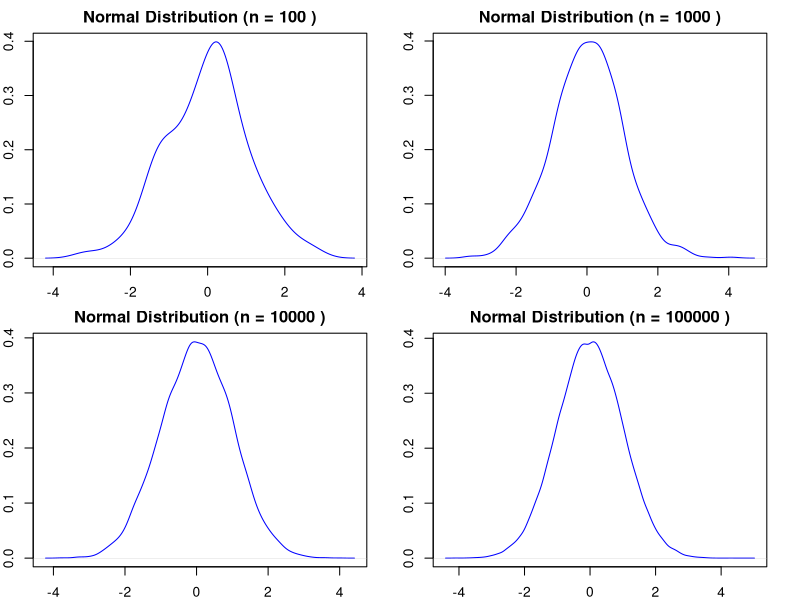
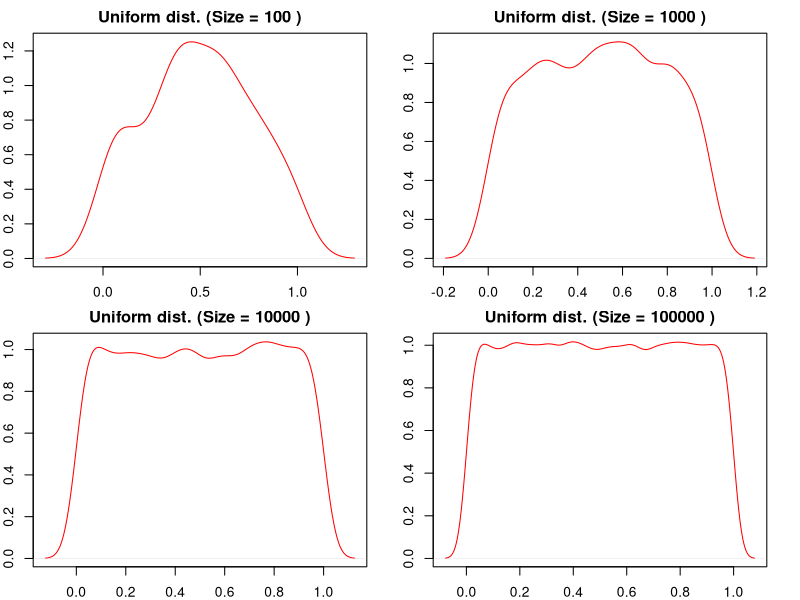
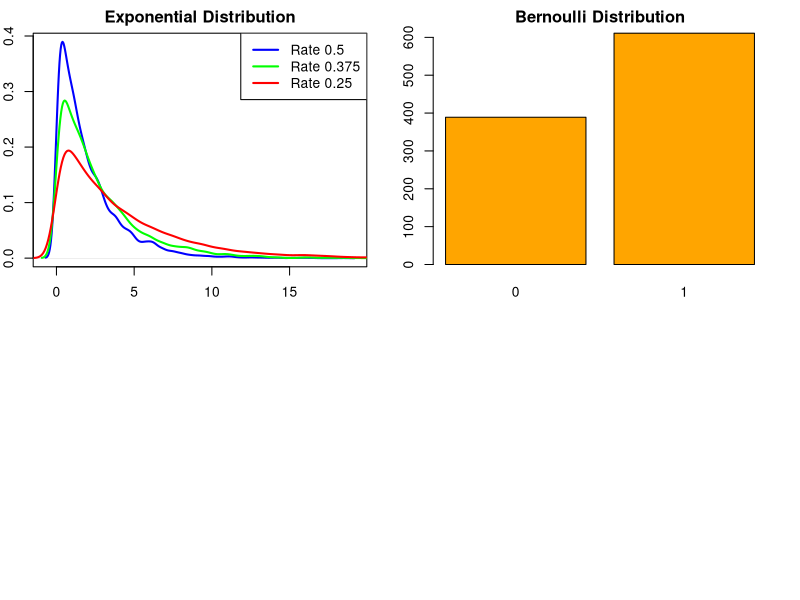
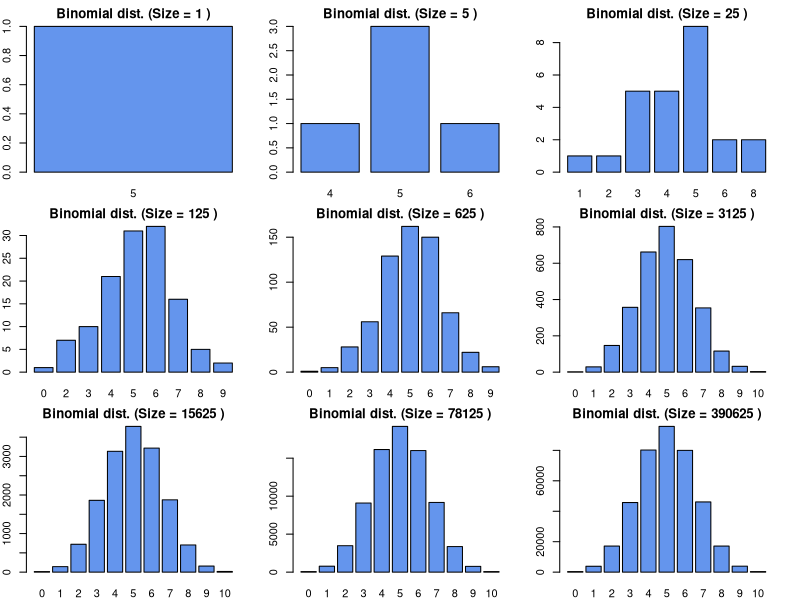
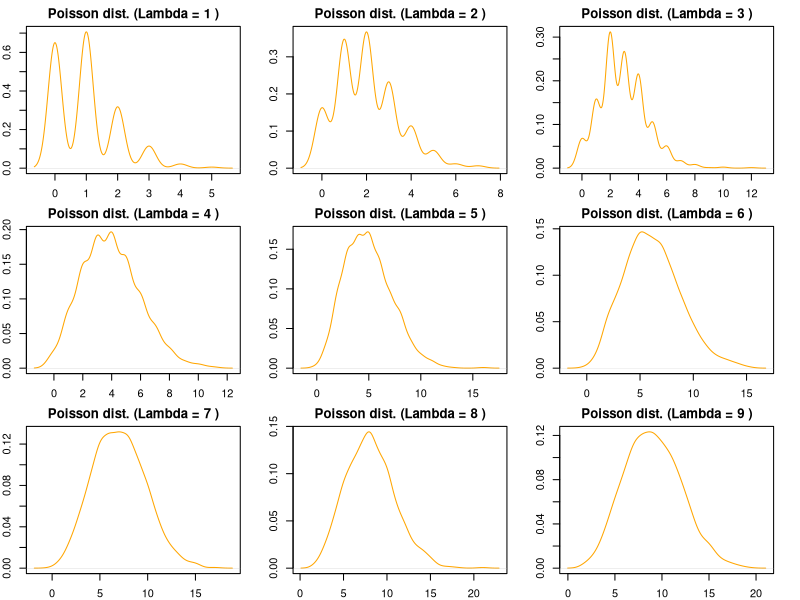
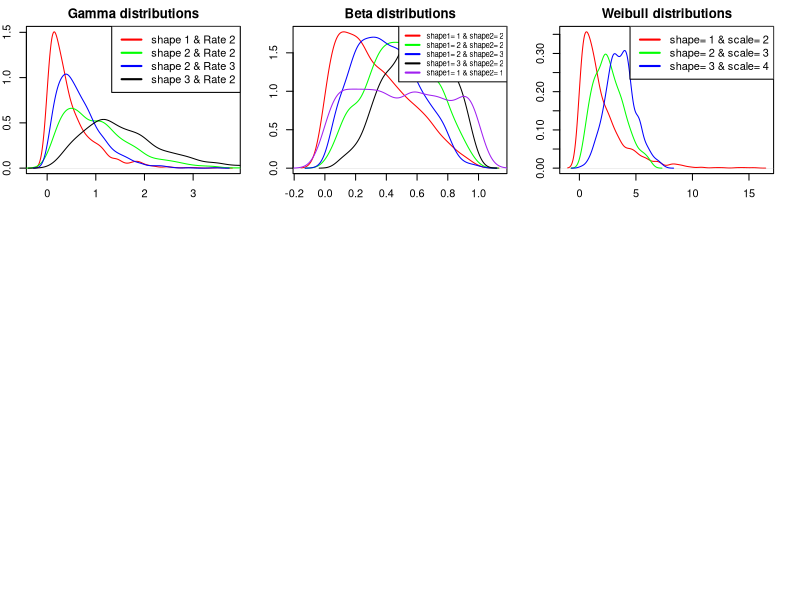
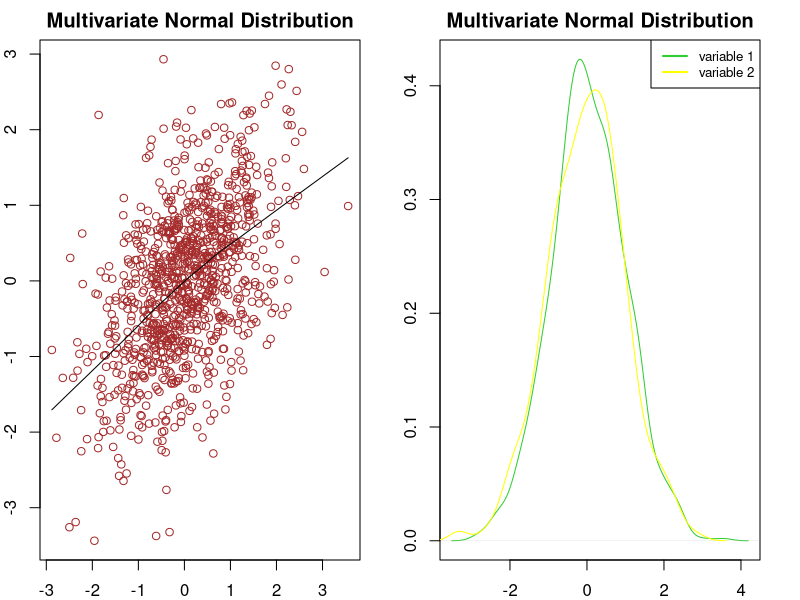
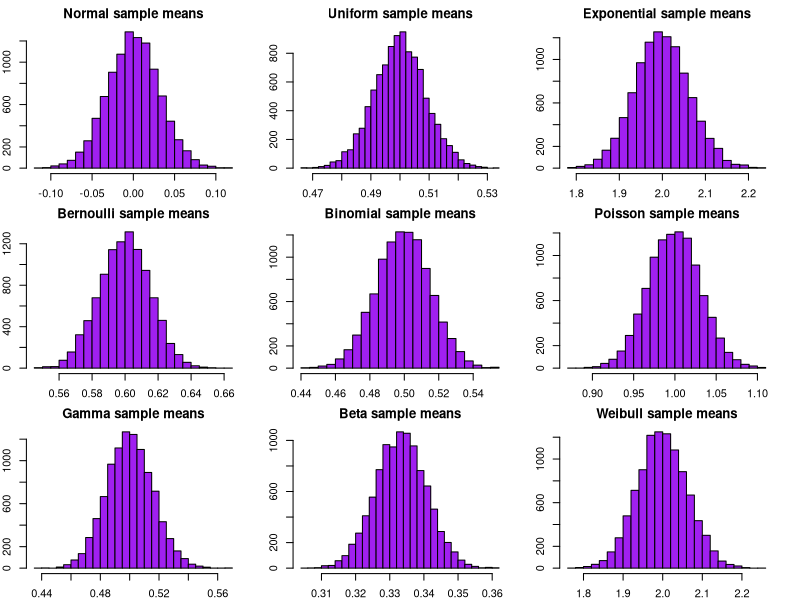

The R script that drew these images, in order:
## ---- chunk 1
knitr::opts_chunk$set(collapse = TRUE, fig.show = 'all', options(scipen = 999))
## ---- chunk 2
#set the random number generator seed for reproducible results
set.seed(111)
#create a 2 by 2 grid of plots
par(mar=c(2,2,2,2), mfrow = c(2, 2))
#generate data from the standard normal distribution with different sample sizes
sample_sizes <- c(100, 1000, 10000, 100000)
for (size in sample_sizes) {
  data <- rnorm(size, mean = 0, sd = 1)
  #create a density plot for each sample size
  plot(density(data), col = "blue", 
       main = paste("Normal Distribution (n =", size, ")"))}
## ---- chunk 3
rm(list=ls())#clear the workspace(incase we reuse variable names)
#generate data from a uniform distribution
set.seed(111)
minu <- 0
maxu <- 1
sizes <- c(100, 1000, 10000, 100000)
par(mar=c(2,2,2,2),mfrow=c(2,2))
for (i in 1:length(sizes)) {
  size <- sizes[i]
    #generate data from the binomial distribution
  datau <- runif(size, minu, maxu)
  #create a bar chart
  plot(density(datau), main = paste("Uniform dist. (Size =", size, ")"),
       col = "red")}
## ---- chunk 4
rm(list=ls())
#generate data from exponential distributions with different rates of decay
set.seed(111)
data_rate_0.5 <- rexp(10000, rate = 0.5)
data_rate_0.375 <- rexp(10000, rate = 0.375)
data_rate_0.25 <- rexp(10000, rate = 0.25)
#create a plot with density lines
#resize plotting window
par(mar=c(2,2,2,2))
plot(density(data_rate_0.5), col = "blue", lwd = 2, main = "Exponential Distribution", xlab = "Values", ylab = "Density")
lines(density(data_rate_0.375), col = "green", lwd = 2)
lines(density(data_rate_0.25), col = "red", lwd = 2)
legend("topright", legend = c("Rate 0.5", "Rate 0.375", "Rate 0.25"), col = c("blue", "green", "red"), lwd = 2)
## ---- chunk 5
rm(list=ls())
#generate data from a Bernoulli distribution
set.seed(111)
data <- rbinom(1000, size = 1, prob = 0.6)
#create a bar plot
barplot(table(data), col = "orange", 
        main = "Bernoulli Distribution")
## ---- chunk 6
rm(list=ls())
#set the seed for reproducible results
set.seed(111)
#define the fixed parameters
n <- 10          #number of trials (fixed)
p <- 0.5         #probability of success (fixed)
sizes <- c(1,5,25,125,625,3125,15625,78125,390625)#different number of observations
#create a 3x3 grid for the plots
par(mar=c(2,2,2,2), mfrow = c(3, 3))
#loop over the different sizes
for (i in 1:length(sizes)) {
  size <- sizes[i]
    #generate data from the binomial distribution
  data <- rbinom(size, n, p)
    #create a bar chart
  barplot(table(data), main = paste("Binomial dist. (Size =", size, ")"),
          xlab = "Number of Successes", 
          ylab = "Frequency", col = "cornflowerblue")}

## ---- chunk 7
rm(list=ls())
#set the seed for reproducible results
set.seed(111)
# Define the lambda values
lambdas <- c(1, 2, 3, 4, 5, 6, 7, 8, 9)
#create a 3x3 grid for the plots
par(mar=c(2,2,2,2), mfrow = c(3, 3))
# Loop over different lambda values
for (i in 1:length(lambdas)) {
  lambda <- lambdas[i]
  # Generate data from the Poisson distribution
  data <- rpois(1000, lambda = lambda)
  # Create a density plot
  plot(density(data), col = "orange", 
          main = paste("Poisson dist. (Lambda =", lambda, ")"),
          xlab = "Values", ylab = "Density")
}
## ---- chunk 8
rm(list=ls())
#set the seed for reproducible results
set.seed(111)
data_1 <- rgamma(1000, shape = 1, rate = 2)
data_2 <- rgamma(1000, shape = 2, rate = 2)
data_3 <- rgamma(1000, shape = 2, rate = 3)
data_4 <- rgamma(1000, shape = 3, rate = 2)
#create density plots
plot(density(data_1), col = "red", main = "Gamma distributions")
lines(density(data_2), col="green")
lines(density(data_3), col="blue")
lines(density(data_4), col="black")
legend("topright", legend = c("shape 1 & Rate 2",
                              "shape 2 & Rate 2",
                              "shape 2 & Rate 3",
                              "shape 3 & Rate 2"), 
       col = c("red", "green","blue","black" ), lwd = 2)
## ---- chunk 9
rm(list=ls())
#set the seed for reproducible results
set.seed(111)
data_1 <- rbeta(1000, shape1 = 1, shape2 = 2)
data_2 <- rbeta(1000, shape1 = 2, shape2 = 2)
data_3 <- rbeta(1000, shape1 = 2, shape2 = 3)
data_4 <- rbeta(1000, shape1 = 3, shape2 = 2)
data_5 <- rbeta(1000, shape1 = 1, shape2 = 1)
#create density plots
plot(density(data_1), col = "red", main = "Beta distributions")
lines(density(data_2), col="green")
lines(density(data_3), col="blue")
lines(density(data_4), col="black")
lines(density(data_5), col="purple")
legend("topright", legend = c("shape1= 1 & shape2= 2",
                              "shape1= 2 & shape2= 2",
                              "shape1= 2 & shape2= 3",
                              "shape1= 3 & shape2= 2",
                              "shape1= 1 & shape2= 1"), 
       col = c("red", "green","blue","black", "purple"), 
       cex = 0.7, lwd = 2)
## ---- chunk 10
rm(list=ls())
#set the seed for reproducible results
set.seed(111)
data_1 <- rweibull(1000, shape = 1, scale = 2)
data_2 <- rweibull(1000, shape = 2, scale = 3)
data_3 <- rweibull(1000, shape = 3, scale = 4)
#create density plots
plot(density(data_1), col = "red", main = "Weibull distributions")
lines(density(data_2), col="green")
lines(density(data_3), col="blue")
legend("topright", legend = c("shape= 1 & scale= 2",
                              "shape= 2 & scale= 3",
                              "shape= 3 & scale= 4"), 
       col = c("red", "green","blue"), lwd = 2)
## ---- chunk 11
rm(list=ls())
#generate data from a multivariate normal distribution
set.seed(111)
library(MASS)
mean_vec <- c(0, 0)
cov_mat <- matrix(c(1, 0.5, 0.5, 1), nrow = 2, ncol = 2)
data <- mvrnorm(1000, mu = mean_vec, Sigma = cov_mat)

par(mar=c(2,2,2,2), mfrow=c(1,2))
#create a scatter plot
scatter.smooth(data[, 1], data[, 2], col = "brown", 
               xlab = "variable 1",
               ylab = "variable 2",
               main = "Multivariate Normal Distribution")
plot(density(data[, 1]), col= "limegreen", 
     main = "Multivariate Normal Distribution")
lines(density(data[, 2]), col= "yellow")
legend("topright", legend = c("variable 1",
                              "variable 2"), 
       col = c("limegreen","yellow"), cex = 0.8,lwd = 2)

## ---- chunk 12
rm(list=ls())
set.seed(123)
normal_means <- replicate(10000, mean(rnorm(1000, mean = 0, sd = 1)))
uniform_means <- replicate(10000, mean(runif(1000, min = 0, max = 1)))
exponent_means <- replicate(10000, mean(rexp(1000, rate = 0.5)))
bernoulli_means <- replicate(10000,mean(rbinom(1000, size = 1, prob = 0.6)))
binomial_means <- replicate(10000, mean (rbinom(1000, 1, 0.5)))
poisson_means <- replicate(10000, mean(data <- rpois(1000, lambda = 1)))
gamma_means <- replicate(10000, mean(rgamma(1000, shape = 1, rate = 2)))
beta_means <- replicate(10000, mean(rbeta(1000, shape1 = 1, shape2 = 2)))
weibull_means <- replicate(10000, mean(rweibull(1000, shape = 1, scale = 2)))
par(mar=c(2,2,2,2), mfrow=c(3,3))
#plot a histogram of the sample means
hist(normal_means, breaks = 30, col = "purple", main = "Normal sample means")
hist(uniform_means, breaks = 30, col = "purple", main = "Uniform sample means")
hist(exponent_means, breaks = 30, col = "purple", 
     main = "Exponential sample means")
hist(bernoulli_means, breaks = 30, col = "purple", 
     main = "Bernoulli sample means")
hist(binomial_means, breaks = 30, col = "purple", main = "Binomial sample means")
hist(poisson_means, breaks = 30, col = "purple", main = "Poisson sample means")
hist(gamma_means, breaks = 30, col = "purple", main = "Gamma sample means")
hist(beta_means, breaks = 30, col = "purple", main = "Beta sample means")
hist(weibull_means, breaks = 30, col = "purple", main = "Weibull sample means")
